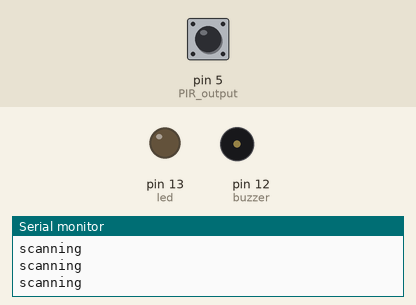
This sketch was run on a simulated Arduino Uno, built with avr-gcc and run on an emulated ATmega328P. Parts: output pins drawn as LEDs (lit = HIGH), buzzer (waves = sounding, pin HIGH), the last lines printed to the serial monitor. Dashed ring = blinking. The test bench sets the inputs (shaded band); at power-on: pin 5 (PIR_output) LOW.

Above: at 1.2 s.
1.3 s: pin 5 (PIR_output) driven HIGH
At 1.8 s:
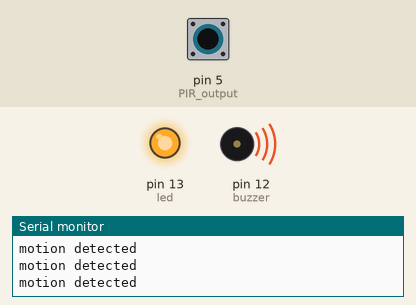
2.8 s: pin 5 (PIR_output) driven LOW
At 3.9 s:
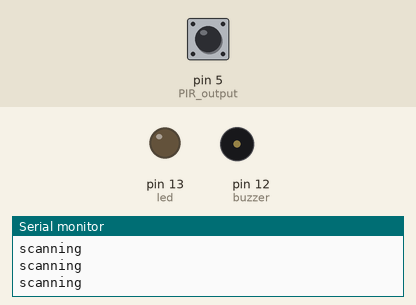
5.8 s: pin 5 (PIR_output) pulsed HIGH 2 times (0.12 s each, 0.3 s apart)
At 6.16 s:
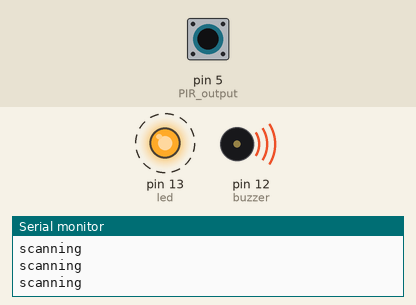
9.4 s: pin 5 (PIR_output) pulsed HIGH 2 times (0.12 s each, 0.3 s apart)
At 10.7 s:
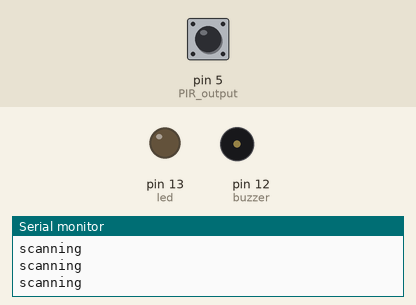
Timing chart, 0 to 12.4 s (numbered marks = the images above; inputs shaded):
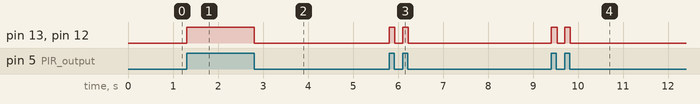

The sketch:

Motion_Sensor.ino.ino
```cpp
int PIR_output=5; // output of pir sensor
int led=13; // led pin
int buzzer=12;// buzzer pin
void setup() {
pinMode(PIR_output, INPUT);// setting pir output as arduino input
pinMode(led, OUTPUT);//setting led as output
pinMode(buzzer, OUTPUT);//setting buzzer as output
Serial.begin(9600);//serial communication between arduino and pc
}
void loop() {
if(digitalRead(5) == HIGH) // reading the data from the pir sensor
{
 digitalWrite(13, HIGH); // setting led to high
 digitalWrite(12, HIGH); // setting buzzer to high
 Serial.println("motion detected");

}
else {
 digitalWrite(13, LOW); // setting led to low
 digitalWrite(12, LOW); // setting buzzer to low
 Serial.println("scanning");
}
}
```

Measured:
- after the input at 1.3 s, pin 13 (led), pin 12 (buzzer): LOW → HIGH at once
- after the input at 2.8 s, pin 13 (led), pin 12 (buzzer): HIGH → LOW at once
- after the input at 5.8 s, pin 13 (led), pin 12 (buzzer): alternates HIGH for 0.12 s and LOW for 0.18 s, 4 changes in all, then stays LOW, starting at once
- after the input at 9.4 s, pin 13 (led), pin 12 (buzzer): alternates HIGH for 0.12 s and LOW for 0.17 s, 4 changes in all, then stays LOW, starting at once
